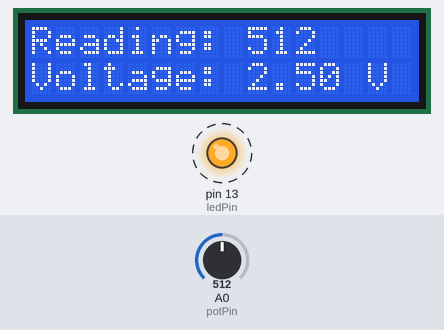
A sketch run on a simulated Arduino Uno, built with avr-gcc and run on an emulated ATmega328P. Shown: 16×2 character LCD, output pins drawn as LEDs (lit = HIGH). Dashed ring = blinking. The test bench sets the inputs (shaded band); at power-on: A0 (potPin) = 512.

Above: at 1.6 s.
1.7 s: A0 (potPin) set to 306
At 3.2 s:
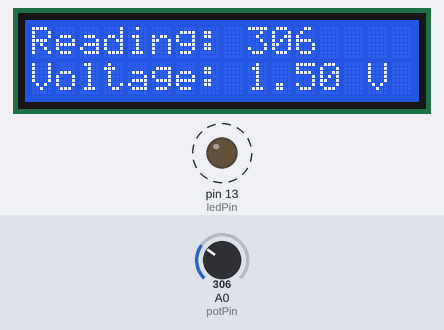
4.2 s: A0 (potPin) set to 122
At 5.03 s:
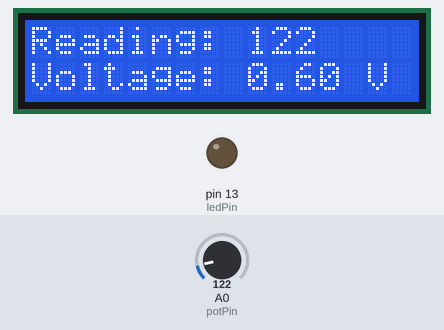
6.3 s: A0 (potPin) set to 511
At 6.7 s:
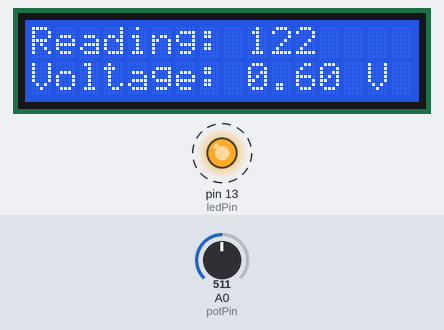
Timing chart, 0 to 16.4 s (numbered marks = the images above; inputs shaded):
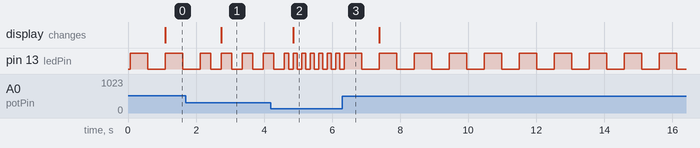

The sketch:

5-6_Reading_Analog_Values.ino
```cpp
// Blink an LED at a rate based on the reading from a potentiometer.

#include <LiquidCrystal.h>
LiquidCrystal lcd(12, 11, 5, 4, 3, 2);

const int potPin = 0;
const int ledPin = 13;

int voltageReading = 0; // 10 bit
float voltage = 0;
long lastPrintTime = 0;

void setup() {
  pinMode(ledPin, OUTPUT);
  lcd.begin(16, 2);
}

void loop() {

  voltageReading = analogRead(potPin);

  digitalWrite(ledPin, HIGH);
  delay(voltageReading);
  digitalWrite(ledPin, LOW);
  delay(voltageReading);

  if (millis() - lastPrintTime > 50) {
    lcd.clear();
    lcd.setCursor(0, 0);
    lcd.print("Reading: ");
    lcd.print(voltageReading);

    voltage = map(voltageReading, 0, 1023, 0, 5000) / 1000.0;
    lcd.setCursor(0, 1);
    lcd.print("Voltage: ");
    lcd.print(voltage);
    lcd.print(" V");

    lastPrintTime = millis();
  }
}
```

Measured:
- after the input at 1.7 s, pin 13 (ledPin): alternates HIGH for 0.31 s and LOW for 0.31 s, starting after 0.73 s; the display: changes after 1.0 s (image 1)
- after the input at 4.2 s, the display: changes after 0.65 s (image 2)
- after the input at 6.3 s, pin 13 (ledPin): alternates HIGH for 0.51 s and LOW for 0.52 s, starting after 0.56 s
- by itself, pin 13 (ledPin): alternates HIGH for 0.51 s and LOW for 0.52 s
